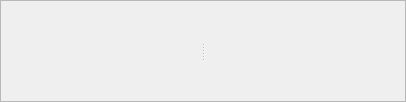
             <widget class="QFrame" name="rightbox_main">
              <property name="styleSheet">
               <string notr="true"/>
              </property>
              <property name="frameShape">
               <enum>QFrame::StyledPanel</enum>
              </property>
              <property name="frameShadow">
               <enum>QFrame::Raised</enum>
              </property>
              <layout class="QHBoxLayout" name="horizontalLayout_9">
               <property name="spacing">
                <number>0</number>
               </property>
               <property name="leftMargin">
                <number>0</number>
               </property>
               <property name="topMargin">
                <number>0</number>
               </property>
               <property name="rightMargin">
                <number>0</number>
               </property>
               <property name="bottomMargin">
                <number>0</number>
               </property>
               <item>
                <widget class="QSplitter" name="splitter">
                 <property name="orientation">
                  <enum>Qt::Horizontal</enum>
                 </property>
                 <widget class="QLabel" name="main_leftbox">
                  <property name="minimumSize">
                   <size>
                    <width>200</width>
                    <height>100</height>
                   </size>
                  </property>
                  <property name="text">
                   <string/>
                  </property>
                 </widget>
                 <widget class="QLabel" name="main_rightbox">
                  <property name="minimumSize">
                   <size>
                    <width>200</width>
                    <height>100</height>
                   </size>
                  </property>
                  <property name="text">
                   <string/>
                  </property>
                 </widget>
                </widget>
               </item>
              </layout>
             </widget>
